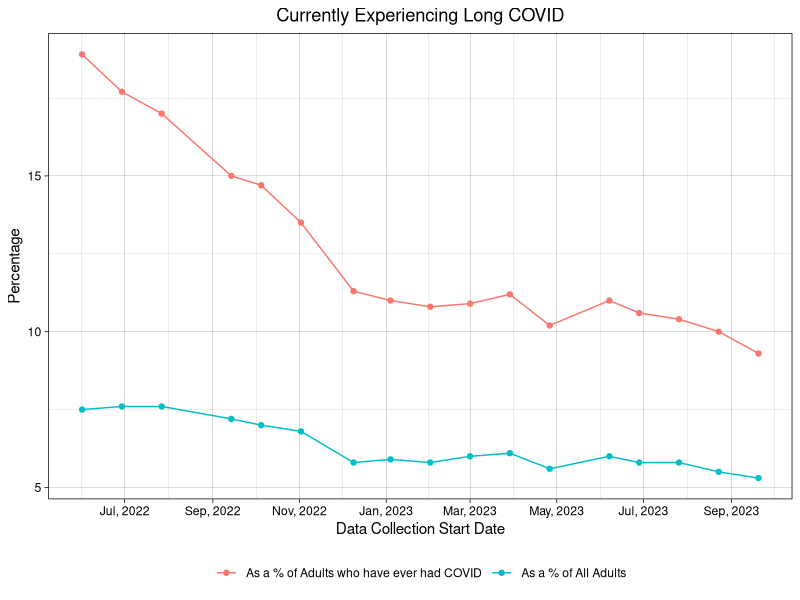
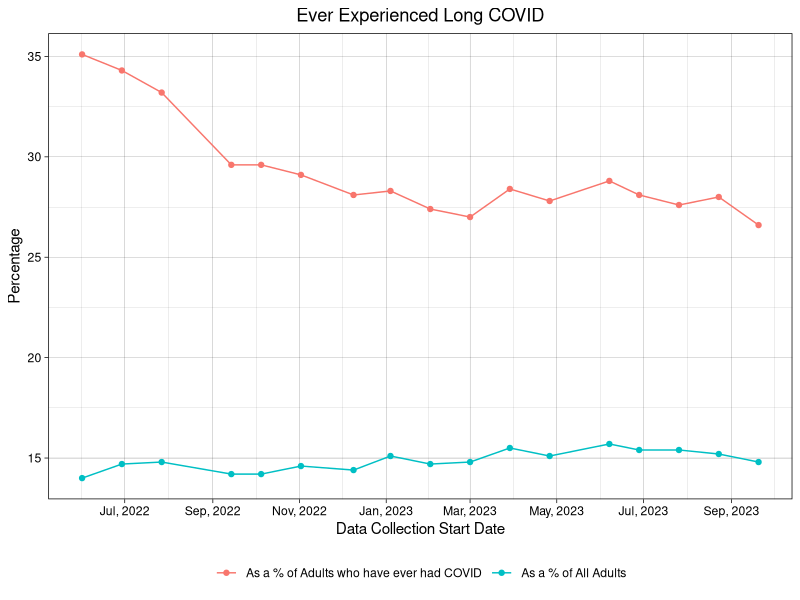

The R script that drew these images, in order:
## ---- chunk 1
#| warning: false

# Import Required Libraries
library(dplyr)
library(ggplot2)
library(forcats)

# Import Data
pcc <- read.csv("Post-COVID_Conditions.csv")

# Filter the data according to the workflow above
TimeData <- pcc %>% filter(Group == 'National Estimate') %>% select(c(Indicator, Group, Time.Period.Start.Date, Time.Period.End.Date, Value))

# Also need to convert the Time Period Colums to dates
TimeData$Time.Period.Start.Date <- as.Date(TimeData$Time.Period.Start.Date, format = "%m/%d/%Y")
#TimeData$Time.Period.Start.Date <- format(TimeData$Time.Period.Start.Date, "%B %d, %Y")

TimeData$Time.Period.End.Date<- as.Date(TimeData$Time.Period.End.Date, format = "%m/%d/%Y")
#TimeData$Time.Period.End.Date <- format(TimeData$Time.Period.End.Date, "%B %d, %Y")
## ---- chunk 2
CurrentExp <- TimeData %>% filter(Indicator == "Currently experiencing long COVID, as a percentage of adults who ever had COVID" | Indicator == "Currently experiencing long COVID, as a percentage of all adults")

CurrentExp <- na.omit(CurrentExp)

CurrentExp$Indicator <- recode(CurrentExp$Indicator, "Currently experiencing long COVID, as a percentage of adults who ever had COVID" = "As a % of Adults who have ever had COVID", "Currently experiencing long COVID, as a percentage of all adults" = "As a % of All Adults")

ggplot(CurrentExp, aes(x = Time.Period.Start.Date, y = Value, color = Indicator)) +
  geom_line() +
  geom_point() +
  ggtitle("Currently Experiencing Long COVID") + 
  xlab("Data Collection Start Date") +
  ylab("Percentage") +
  scale_x_date(labels = scales::date_format("%b, %Y"), breaks = "2 month") +
  theme_linedraw() +
  theme(plot.title = element_text(hjust = 0.5), legend.position = "bottom") +
  labs(color = NULL)
## ---- chunk 3
EverExp <- TimeData %>% filter(Indicator == "Ever experienced long COVID, as a percentage of adults who ever had COVID" | Indicator == "Ever experienced long COVID, as a percentage of all adults")

EverExp <- na.omit(EverExp)

EverExp$Indicator <- recode(EverExp$Indicator, "Ever experienced long COVID, as a percentage of adults who ever had COVID" = "As a % of Adults who have ever had COVID", "Ever experienced long COVID, as a percentage of all adults" = "As a % of All Adults")

ggplot(EverExp, aes(x = Time.Period.Start.Date, y = Value, color = Indicator)) +
  geom_line() +
  geom_point() +
  ggtitle("Ever Experienced Long COVID") + 
  xlab("Data Collection Start Date") +
  ylab("Percentage") +
  scale_x_date(labels = scales::date_format("%b, %Y"), breaks = "2 month") +
  theme_linedraw() +
  theme(plot.title = element_text(hjust = 0.5), legend.position = "bottom") +
  labs(color = NULL)
